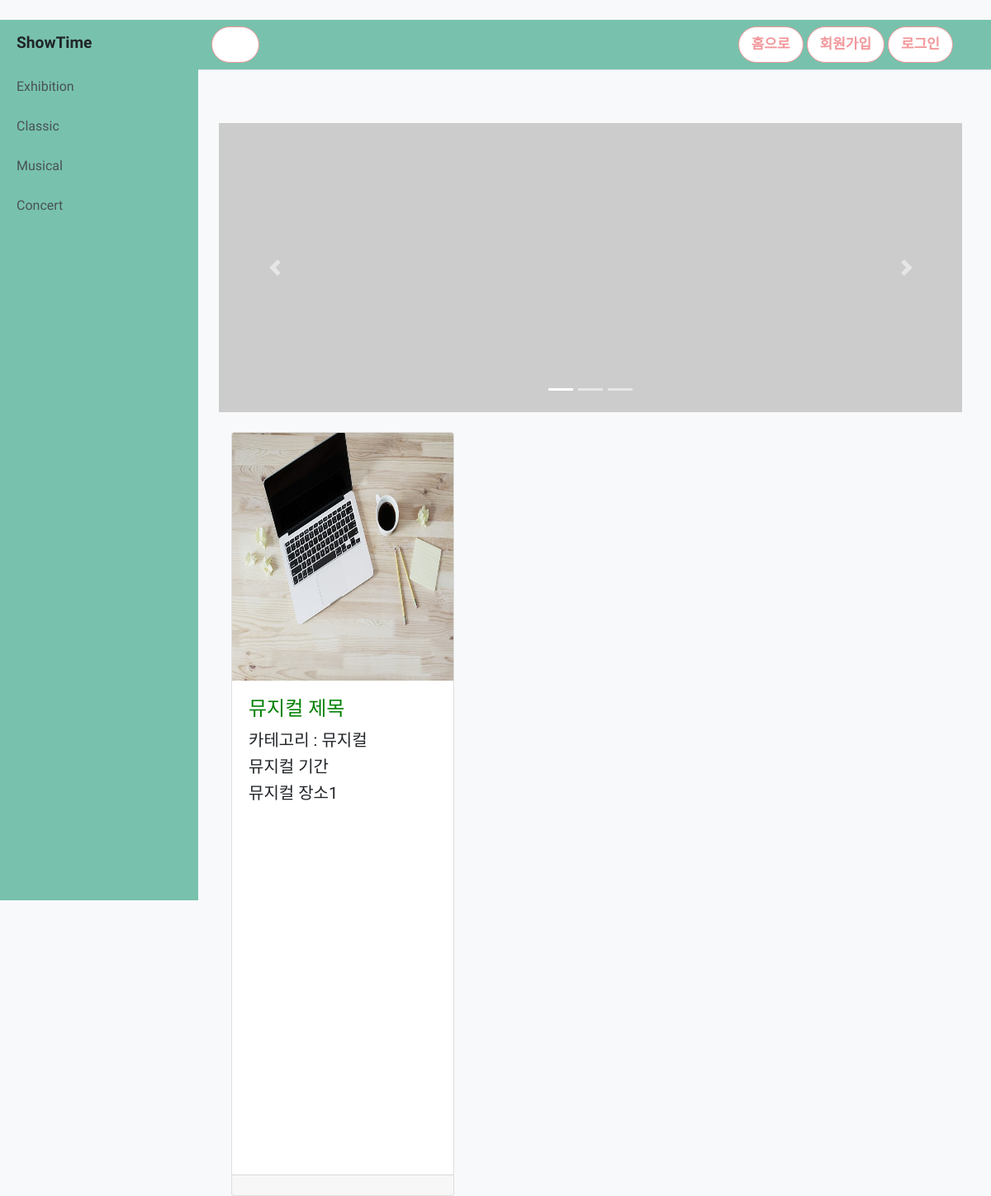
Screenshot of /showtime/musical/ with the database file from the repository.
### show/models.py (models this page shows, shortened)
class Post(models.Model):
    category = models.ForeignKey(Category, on_delete=models.CASCADE)
    title= models.CharField(max_length=300)
    date=models.CharField(max_length=300)
    time=models.CharField(max_length=300)
    tel=models.CharField(max_length=300)
    place1=models.CharField(max_length=300)
    place2=models.CharField(max_length=300)
    place_url=models.CharField(max_length=300)
    price=models.CharField(max_length=300)
    link=models.CharField(max_length=300)
    image = models.ImageField(upload_to='images/')

class Category(models.Model):
    category = models.CharField(max_length=30)
    def __str__(self):
        return self.category

### show/views.py (the view)
# urls.py: path('showtime/musical/', show.views.musical, name='musical'),
def musical(request):
    posts = Post.objects
    musicals = Post.objects.filter(category=1)
    return render(request, 'show/musical.html', {'musicals' : musicals })

### show/templates/show/musical.html (shortened to what this page needs)
{% extends "show/base.html" %}
{% block content %}
    <div class="row">
        <div class="fluid-center" style="padding: 15px; margin: 25px;">
        <div id="carouselExampleIndicators" class="carousel slide my-4" data-ride="carousel">
            <ol class="carousel-indicators">
                <li data-target="#carouselExampleIndicators" data-slide-to="0" class="active"></li>
                <li data-target="#carouselExampleIndicators" data-slide-to="1"></li>
                <li data-target="#carouselExampleIndicators" data-slide-to="2"></li>
            </ol>
            <div class="carousel-inner" role="listbox">
                <div class="carousel-item active">
                    <img class="d-block img-fluid" src="http://placehold.it/900x350" alt="First slide" style="width: 100%;">
                </div>
            </div>
            <a class="carousel-control-prev" href="#carouselExampleIndicators" role="button" data-slide="prev">
                <span class="carousel-control-prev-icon" aria-hidden="true"></span>
            </a>
            <a class="carousel-control-next" href="#carouselExampleIndicators" role="button" data-slide="next">
                <span class="carousel-control-next-icon" aria-hidden="true"></span>
            </a>
        </div>
        {% for post in musicals %}
            <div class="col-lg-4 col-md-6 mb-4">
                    <div class="card h-100">
                        {% if post.image %}
                        <a href="{% url 'detail' post.id %}"><img class="card-img-top" src="{{ post.image.url }}" alt="" height=300></a>
                        {% endif %}
                        <div class="card-body">
                            <h4 class="card-title">
                            <a href="{% url 'detail' post.id %}" style="color: green;">{{ post.title }}</a>
                            </h4>
                            <h5> 카테고리 : {{post.category}}</h5>
                            <h5> {{post.date}}</h5>
                            <h5>{{post.place1}}</h5>
                        </div>
                        <div class="card-footer">
                        </div>
                    </div>
                </div>
        {% endfor %}
            </div>
        </div>
        </div>
{% endblock %}

### show/static/show/home.css (style rules this page uses)
body { overflow-x: hidden; width: 100%; background-color:#F8F9FA; font-family: 'Nanum Myeongjo', serif; }

### rows the page displays
Post: image (picture), title "뮤지컬 제목", category "뮤지컬", date "뮤지컬 기간", place1 "뮤지컬 장소1"
